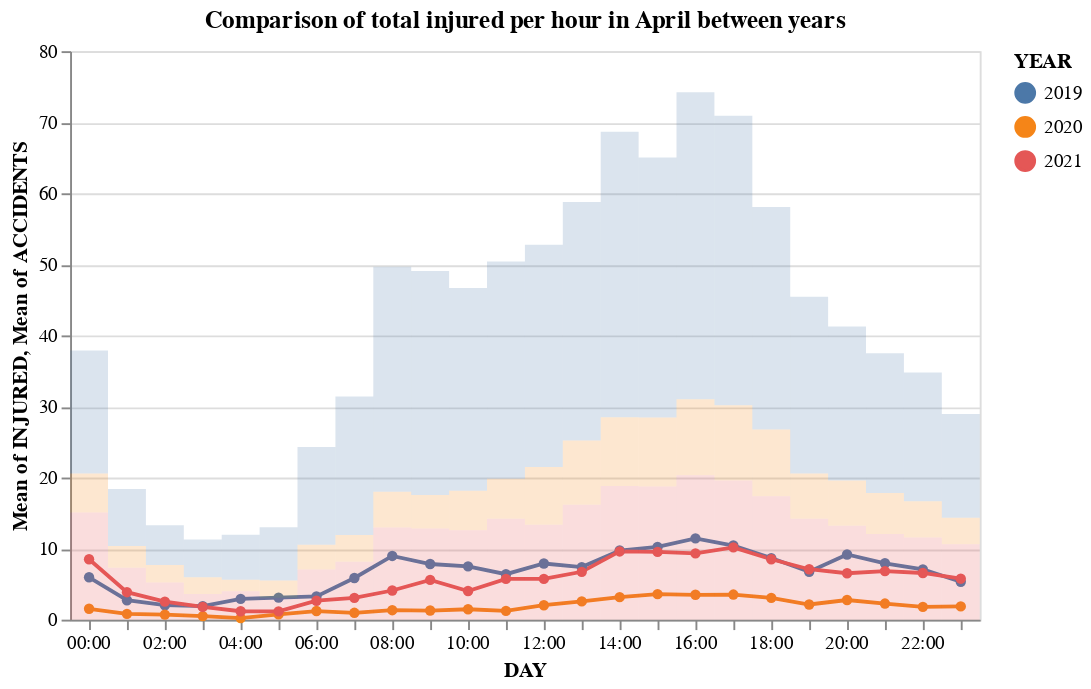

This figure's notebook cell:
### Code cell
chart_injured = alt.Chart(merged_by_hour).mark_line(
    point=True
).encode(
    x=alt.X('hours(CRASH DATETIME):N', title='DAY'),
    y='mean(INJURED)',
    color=alt.Color('year(CRASH DATETIME):N', legend=alt.Legend(title='YEAR')) 
)
chart_accident = alt.Chart(merged_by_hour).mark_bar(
    opacity=0.2
).encode(
    x=alt.X('hours(CRASH DATETIME):N', title='DAY'),
    y='mean(ACCIDENTS)',
    color=alt.Color('year(CRASH DATETIME):N', legend=alt.Legend(title='YEAR')) 
)

(chart_injured + chart_accident).properties(title = "Comparison of total injured per hour in April between years")

### Figure 1 — Vega-Lite specification as saved in the notebook (floating-point values rounded to 4 significant figures; data arrays with more than 128 entries replaced by an {"elided": "..."} marker saying what was removed)
{"config": {"view": {"continuousWidth": 400, "continuousHeight": 300}}, "layer": [{"mark": {"type": "line", "point": true}, "encoding": {"color": {"field": "CRASH DATETIME", "legend": {"title": "YEAR"}, "timeUnit": "year", "type": "nominal"}, "x": {"field": "CRASH DATETIME", "timeUnit": "hours", "title": "DAY", "type": "nominal"}, "y": {"aggregate": "mean", "field": "INJURED", "type": "quantitative"}}}, {"mark": {"type": "bar", "opacity": 0.2}, "encoding": {"color": {"field": "CRASH DATETIME", "legend": {"title": "YEAR"}, "timeUnit": "year", "type": "nominal"}, "x": {"field": "CRASH DATETIME", "timeUnit": "hours", "title": "DAY", "type": "nominal"}, "y": {"aggregate": "mean", "field": "ACCIDENTS", "type": "quantitative"}}}], "data": {"name": "data-ecac457542be3e4c2af4771479ef5561"}, "title": "Comparison of total injured per hour in April between years", "$schema": "https://vega.github.io/schema/vega-lite/v4.17.0.json", "datasets": {"data-ecac457542be3e4c2af4771479ef5561": {"elided": "2124 records"}}}
